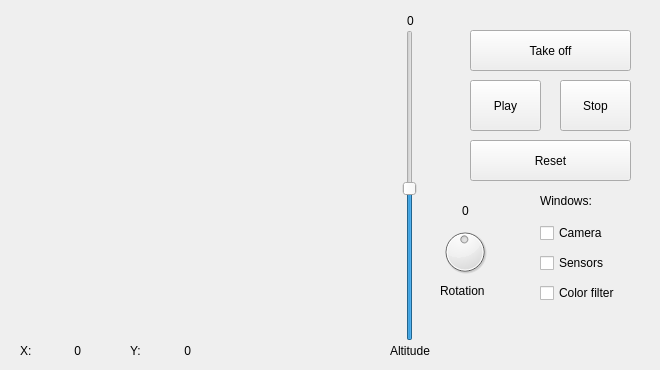
<?xml version="1.0" encoding="UTF-8"?>
<ui version="4.0">
 <class>MainWindow</class>
 <widget class="QMainWindow" name="MainWindow">
  <property name="geometry">
   <rect>
    <x>0</x>
    <y>0</y>
    <width>660</width>
    <height>370</height>
   </rect>
  </property>
  <property name="minimumSize">
   <size>
    <width>660</width>
    <height>370</height>
   </size>
  </property>
  <property name="maximumSize">
   <size>
    <width>660</width>
    <height>370</height>
   </size>
  </property>
  <property name="windowTitle">
   <string>Labyrinth Escape</string>
  </property>
  <widget class="QWidget" name="centralwidget">
   <widget class="QPushButton" name="takeoffButton">
    <property name="geometry">
     <rect>
      <x>470</x>
      <y>30</y>
      <width>161</width>
      <height>41</height>
     </rect>
    </property>
    <property name="text">
     <string>Take off</string>
    </property>
   </widget>
   <widget class="QSlider" name="altdSlider">
    <property name="geometry">
     <rect>
      <x>400</x>
      <y>30</y>
      <width>19</width>
      <height>311</height>
     </rect>
    </property>
    <property name="maximum">
     <number>100</number>
    </property>
    <property name="value">
     <number>49</number>
    </property>
    <property name="orientation">
     <enum>Qt::Vertical</enum>
    </property>
   </widget>
   <widget class="QPushButton" name="playButton">
    <property name="geometry">
     <rect>
      <x>470</x>
      <y>80</y>
      <width>71</width>
      <height>51</height>
     </rect>
    </property>
    <property name="text">
     <string>Play</string>
    </property>
    <property name="icon">
     <iconset resource="../resources/resources.qrc">
      <normaloff>:/images/play.png</normaloff>:/images/play.png</iconset>
    </property>
   </widget>
   <widget class="QPushButton" name="stopButton">
    <property name="geometry">
     <rect>
      <x>560</x>
      <y>80</y>
      <width>71</width>
      <height>51</height>
     </rect>
    </property>
    <property name="text">
     <string>Stop</string>
    </property>
    <property name="icon">
     <iconset resource="../resources/resources.qrc">
      <normaloff>:/images/stop.png</normaloff>:/images/stop.png</iconset>
    </property>
   </widget>
   <widget class="QLabel" name="windowsLabel">
    <property name="geometry">
     <rect>
      <x>540</x>
      <y>190</y>
      <width>71</width>
      <height>21</height>
     </rect>
    </property>
    <property name="text">
     <string>Windows:</string>
    </property>
   </widget>
   <widget class="QCheckBox" name="cameraCheck">
    <property name="geometry">
     <rect>
      <x>540</x>
      <y>220</y>
      <width>94</width>
      <height>26</height>
     </rect>
    </property>
    <property name="text">
     <string>Camera</string>
    </property>
   </widget>
   <widget class="QCheckBox" name="sensorsCheck">
    <property name="geometry">
     <rect>
      <x>540</x>
      <y>250</y>
      <width>94</width>
      <height>26</height>
     </rect>
    </property>
    <property name="text">
     <string>Sensors</string>
    </property>
   </widget>
   <widget class="QCheckBox" name="colorFilterCheck">
    <property name="geometry">
     <rect>
      <x>540</x>
      <y>280</y>
      <width>94</width>
      <height>26</height>
     </rect>
    </property>
    <property name="text">
     <string>Color filter</string>
    </property>
   </widget>
   <widget class="QLabel" name="altdLabel">
    <property name="geometry">
     <rect>
      <x>390</x>
      <y>340</y>
      <width>51</width>
      <height>21</height>
     </rect>
    </property>
    <property name="text">
     <string>Altitude</string>
    </property>
   </widget>
   <widget class="QWidget" name="verticalLayoutWidget">
    <property name="geometry">
     <rect>
      <x>20</x>
      <y>30</y>
      <width>361</width>
      <height>301</height>
     </rect>
    </property>
    <layout class="QVBoxLayout" name="tlLayout"/>
   </widget>
   <widget class="QDial" name="rotationDial">
    <property name="geometry">
     <rect>
      <x>440</x>
      <y>220</y>
      <width>50</width>
      <height>64</height>
     </rect>
    </property>
    <property name="maximum">
     <number>100</number>
    </property>
    <property name="value">
     <number>49</number>
    </property>
   </widget>
   <widget class="QLabel" name="rotationLabel">
    <property name="geometry">
     <rect>
      <x>440</x>
      <y>280</y>
      <width>65</width>
      <height>21</height>
     </rect>
    </property>
    <property name="text">
     <string>Rotation</string>
    </property>
   </widget>
   <widget class="QLabel" name="XLabel">
    <property name="geometry">
     <rect>
      <x>20</x>
      <y>340</y>
      <width>21</width>
      <height>21</height>
     </rect>
    </property>
    <property name="text">
     <string>X:</string>
    </property>
   </widget>
   <widget class="QLabel" name="YLabel">
    <property name="geometry">
     <rect>
      <x>130</x>
      <y>340</y>
      <width>21</width>
      <height>21</height>
     </rect>
    </property>
    <property name="text">
     <string>Y:</string>
    </property>
   </widget>
   <widget class="QLabel" name="XValue">
    <property name="geometry">
     <rect>
      <x>40</x>
      <y>340</y>
      <width>41</width>
      <height>21</height>
     </rect>
    </property>
    <property name="text">
     <string>0</string>
    </property>
    <property name="alignment">
     <set>Qt::AlignRight|Qt::AlignTrailing|Qt::AlignVCenter</set>
    </property>
   </widget>
   <widget class="QLabel" name="YValue">
    <property name="geometry">
     <rect>
      <x>150</x>
      <y>340</y>
      <width>41</width>
      <height>21</height>
     </rect>
    </property>
    <property name="text">
     <string>0</string>
    </property>
    <property name="alignment">
     <set>Qt::AlignRight|Qt::AlignTrailing|Qt::AlignVCenter</set>
    </property>
   </widget>
   <widget class="QLabel" name="altdValue">
    <property name="geometry">
     <rect>
      <x>390</x>
      <y>10</y>
      <width>41</width>
      <height>21</height>
     </rect>
    </property>
    <property name="text">
     <string>0</string>
    </property>
    <property name="alignment">
     <set>Qt::AlignCenter</set>
    </property>
   </widget>
   <widget class="QLabel" name="rotValue">
    <property name="geometry">
     <rect>
      <x>445</x>
      <y>200</y>
      <width>41</width>
      <height>21</height>
     </rect>
    </property>
    <property name="text">
     <string>0</string>
    </property>
    <property name="alignment">
     <set>Qt::AlignCenter</set>
    </property>
   </widget>
   <widget class="QPushButton" name="resetButton">
    <property name="geometry">
     <rect>
      <x>470</x>
      <y>140</y>
      <width>161</width>
      <height>41</height>
     </rect>
    </property>
    <property name="text">
     <string>Reset</string>
    </property>
   </widget>
   <widget class="QWidget" name="verticalLayoutWidget_2">
    <property name="geometry">
     <rect>
      <x>590</x>
      <y>300</y>
      <width>61</width>
      <height>61</height>
     </rect>
    </property>
    <layout class="QVBoxLayout" name="logoLayout">
     <property name="spacing">
      <number>0</number>
     </property>
    </layout>
   </widget>
  </widget>
 </widget>
 <resources>
  <include location="../resources/resources.qrc"/>
 </resources>
 <connections/>
</ui>
